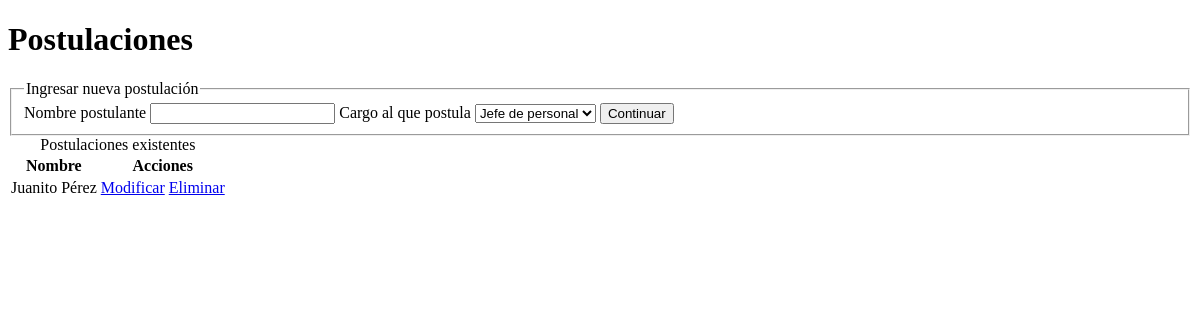
Before: /index.php/postulantes with the older database file.
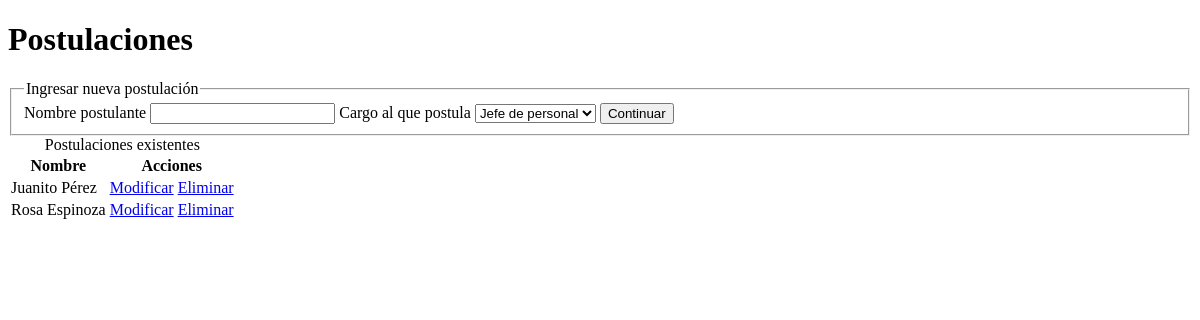
After: the same page with the newer database file.
### tables this page shows
CREATE TABLE "postulante" (
    "id" INTEGER PRIMARY KEY AUTOINCREMENT NOT NULL,
    "nombre" TEXT NOT NULL,
    "id_perfil" INTEGER DEFAULT NULL,
    FOREIGN KEY (id_perfil) REFERENCES perfil(id)
);

### application/controllers/postulantes.php (called while the page is built, shortened)
<?php if ( ! defined('BASEPATH')) exit('No direct script access allowed');
class Postulantes extends CI_Controller {
    public function index() {
		$this->load->model('postulante_model');
		$this->load->model('perfil_model');
        $this->load->view(
			'postulantes/welcome_message',
			array(
				'postulantes' => $this->postulante_model->get(),
				'perfiles' => $this->perfil_model->get()
			)
		);
    }
};

### index.php (called while the page is built, shortened)
<?php
require_once BASEPATH.'core/CodeIgniter.php';

### application/models/perfil_model.php (called while the page is built, shortened)
<?php
class Perfil_model extends CI_Model {
	public function get($id = null) {
		if (is_null($id))
			$retval = $this->db->get('perfil')->result();
		else {
			$retval = $this->db->where('id', $id)->get('perfil')->result();
			$retval = $retval[0];
		}
		return $retval;
	}
}

### application/models/postulante_model.php (called while the page is built, shortened)
<?php
class Postulante_model extends CI_Model {
	public function get($id = null) {
		if (is_null($id))
			$retval = $this->db->get('postulante')->result();
		else {
			$retval = $this->db->where('id', $id)->get('postulante')->result();
			$retval = $retval[0];
		}
		return $retval;
	}
}

### application/views/postulantes/welcome_message.php (the view, shortened to what this page needs)
<!DOCTYPE html>
<html>
    <head>
    </head>
    <body>
        <h1>Postulaciones</h1>
        <form method="post" action="<?=site_url('postulantes/crear') ?>">
            <fieldset>
                <legend>Ingresar nueva postulación</legend>
                <label>
                    <span>Nombre postulante</span>
                    <input type="text" name="postulante[nombre]" required>
                </label>
				<label>
					<span>Cargo al que postula</span>
					<select name="postulante[id_perfil]" required>
						<?php foreach($perfiles as $item): ?>
						<option value="<?=$item->id ?>"><?=htmlspecialchars($item->nombre) ?></option>
						<?php endforeach ?>
					</select>
				</label>
                <button type="submit">Continuar</button>
            </fieldset>
        </form>
        <table>
            <caption>Postulaciones existentes</caption>
            <thead>
                <tr>
                    <th>Nombre</th>
                    <th>Acciones</th>
                </tr>
            </thead>
            <tbody>
				<?php foreach($postulantes as $item): ?>
                <tr>
                    <td><?=htmlspecialchars($item->nombre) ?></td>
                    <td>
                        <a href="<?=site_url('postulantes/descriptores/'.$item->id) ?>">Modificar</a>
                        <a href="<?=site_url('postulantes/eliminar/'.$item->id) ?>" onclick="return confirm('¿Está seguro que desea eliminar la postulación?');">Eliminar</a>
                    </td>
                </tr>
				<?php endforeach ?>
            </tbody>
    </body>

Changed rows visible on the page:
added postulante: nombre "Rosa Espinoza"
